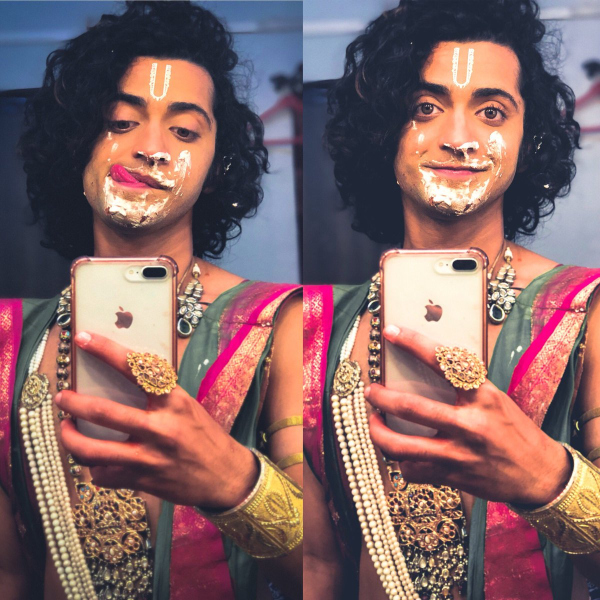
#> input picture sumedh.jpg, 1200 x 1200 px (shown at 1/2 size)
$ python fourth.py
#> lines starting #> are read from the running program, lines starting #| are printed output that depends on the picture
import cv2
Img = cv2.imread('sumedh.jpg',0)  #colured
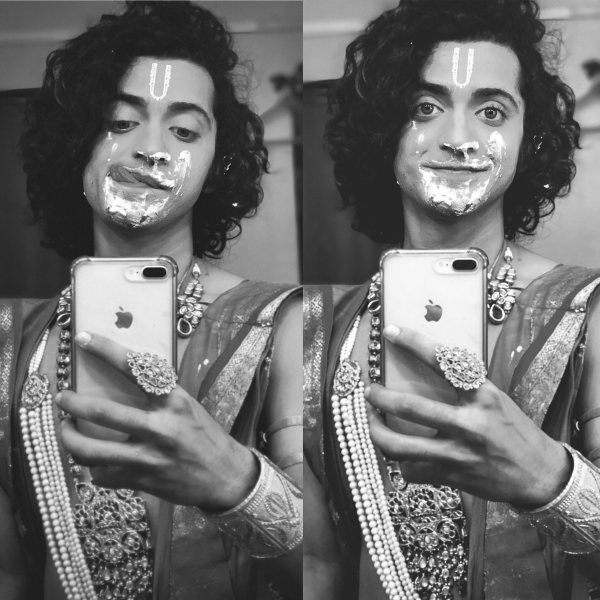
#> Img: shape (1200, 1200) (shown at 1/2 size); min 11, max 255, mean 111
Img1 = cv2.imread('sumedh.jpg',1)  #black and white
#> Img1 is the input picture: shape (1200, 1200, 3); mean B, G, R 102.3, 101.7, 132.4

resized = cv2.resize(Img,(650,500))
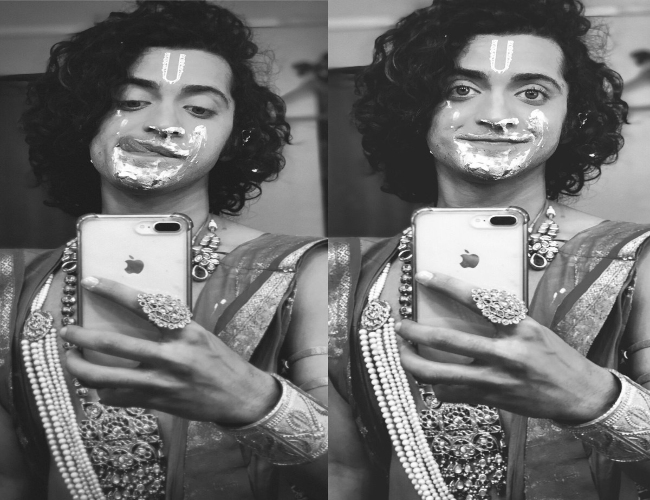
#> resized: shape (500, 650); min 24, max 255, mean 110.9
cv2.imshow('sumedh', resized)

cv2.waitKey(0)

cv2.destroyAllWindows()
